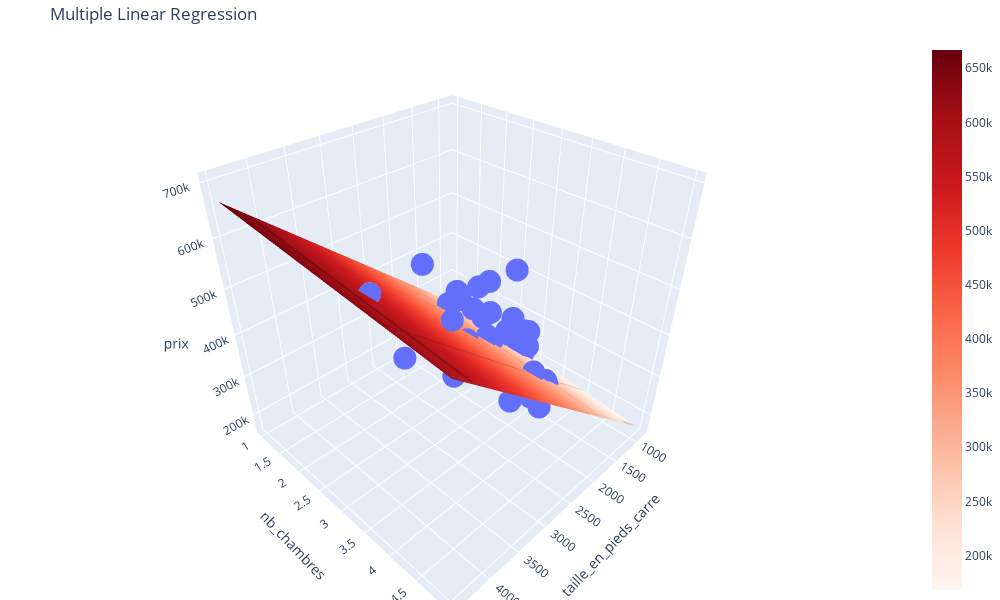

Notebook code cell kept with this figure:
### Code cell
x1, x2 = np.meshgrid(data['taille_en_pieds_carre'], data['nb_chambres'])
predicted_price = mlr.predict(np.array([x1.flatten(), x2.flatten()]).T)
predicted_price = predicted_price.reshape(x1.shape)

fig = go.Figure()

fig.add_trace(go.Scatter3d(x=data['taille_en_pieds_carre'], y=data['nb_chambres'], z=data['prix'],
                           mode='markers'))

fig.add_trace(go.Surface(x=data['taille_en_pieds_carre'], y=data['nb_chambres'], z=predicted_price,
                           colorscale='Reds', opacity=0.7, name='Mlr'))

fig.update_layout(scene=dict(xaxis_title='taille_en_pieds_carre',
                             yaxis_title='nb_chambres',
                             zaxis_title='prix'),
                  margin=dict(l=0, r=0, b=0, t=40),
                  height=600, width=1000,
                  title_text="Multiple Linear Regression")

fig.show()

### Figure 1 — Plotly figure (JSON) as saved in the notebook; plotly's stock layout.template omitted (floating-point values rounded to 4 significant figures; data arrays with more than 128 entries replaced by an {"elided": "..."} marker saying what was removed)
{"data": [{"mode": "markers", "type": "scatter3d", "x": [2104, 1600, 2400, 1416, 3000, 1985, 1534, 1427, 1380, 1494, 1940, 2000, 1890, 4478, 1268, 2300, 1320, 1236, 2609, 3031, 1767, 1888, 1604, 1962, 3890, 1100, 1458, 2526, 2200, 2637, 1839, 1000, 2040, 3137, 1811, 1437, 1239, 2132, 4215, 2162, 1664, 2238, 2567, 1200, 852, 1852, 1203], "y": [3, 3, 3, 2, 4, 4, 3, 3, 3, 3, 4, 3, 3, 5, 3, 4, 2, 3, 4, 4, 3, 2, 3, 4, 3, 3, 3, 3, 3, 3, 2, 1, 4, 3, 4, 3, 3, 4, 4, 4, 2, 3, 4, 3, 2, 4, 3], "z": [399900, 329900, 369000, 232000, 539900, 299900, 314900, 198999, 212000, 242500, 239999, 347000, 329999, 699900, 259900, 449900, 299900, 199900, 499998, 599000, 252900, 255000, 242900, 259900, 573900, 249900, 464500, 469000, 475000, 299900, 349900, 169900, 314900, 579900, 285900, 249900, 229900, 345000, 549000, 287000, 368500, 329900, 314000, 299000, 179900, 299900, 239500]}, {"colorscale": [[0, "rgb(255,245,240)"], [0.125, "rgb(254,224,210)"], [0.25, "rgb(252,187,161)"], [0.375, "rgb(252,146,114)"], [0.5, "rgb(251,106,74)"], [0.625, "rgb(239,59,44)"], [0.75, "rgb(203,24,29)"], [0.875, "rgb(165,15,21)"], [1, "rgb(103,0,13)"]], "name": "Mlr", "opacity": 0.7, "type": "surface", "x": [2104, 1600, 2400, 1416, 3000, 1985, 1534, 1427, 1380, 1494, 1940, 2000, 1890, 4478, 1268, 2300, 1320, 1236, 2609, 3031, 1767, 1888, 1604, 1962, 3890, 1100, 1458, 2526, 2200, 2637, 1839, 1000, 2040, 3137, 1811, 1437, 1239, 2132, 4215, 2162, 1664, 2238, 2567, 1200, 852, 1852, 1203], "y": [3, 3, 3, 2, 4, 4, 3, 3, 3, 3, 4, 3, 3, 5, 3, 4, 2, 3, 4, 4, 3, 2, 3, 4, 3, 3, 3, 3, 3, 3, 2, 1, 4, 3, 4, 3, 3, 4, 4, 4, 2, 3, 4, 3, 2, 4, 3], "z": {"elided": "47x47 float values"}}], "layout": {"height": 600, "margin": {"b": 0, "l": 0, "r": 0, "t": 40}, "scene": {"xaxis": {"title": {"text": "taille_en_pieds_carre"}}, "yaxis": {"title": {"text": "nb_chambres"}}, "zaxis": {"title": {"text": "prix"}}}, "title": {"text": "Multiple Linear Regression"}, "width": 1000}}
